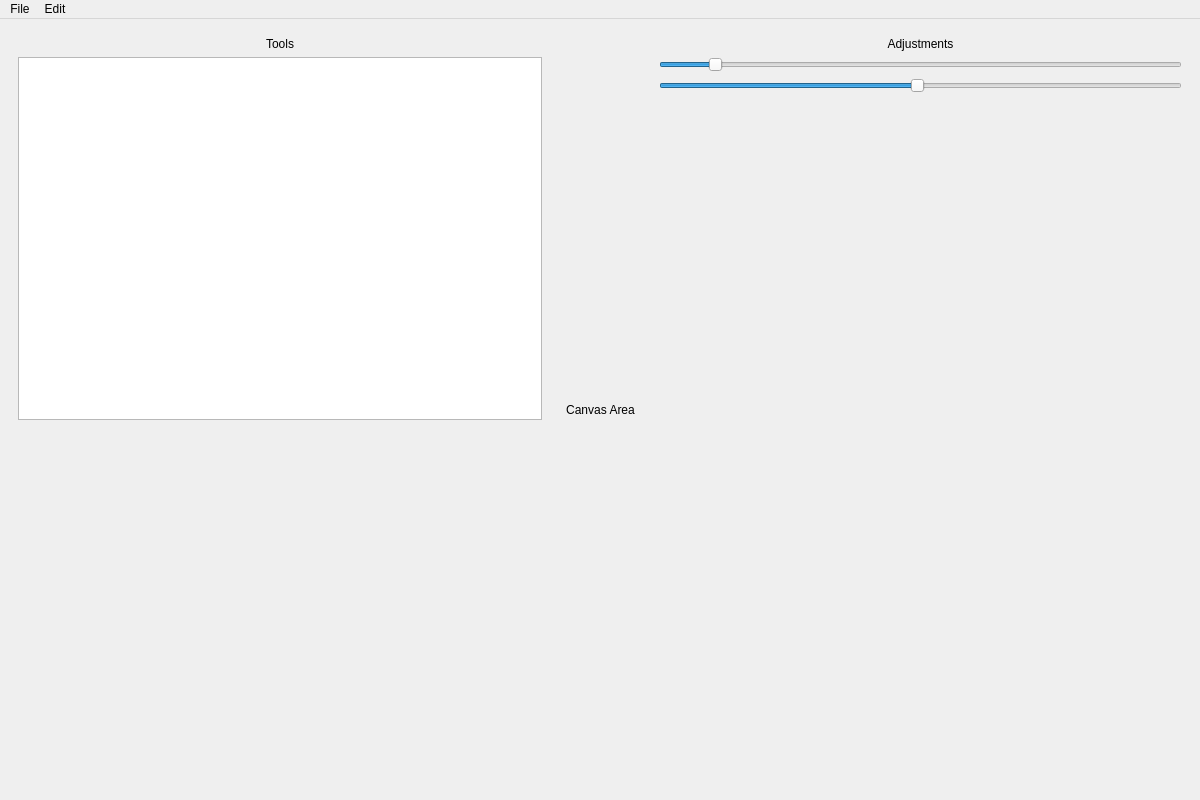
<?xml version="1.0" encoding="UTF-8"?>
<ui version="4.0">
 <class>MainWindow</class>
 <widget class="QMainWindow" name="MainWindow">
  <property name="geometry">
   <rect><x>0</x><y>0</y><width>1200</width><height>800</height></rect>
  </property>
  <property name="windowTitle">
   <string>Simple Editor</string>
  </property>
  <widget class="QWidget" name="centralwidget">
   <layout class="QHBoxLayout" name="horizontalLayout">
    <item>
     <widget class="QWidget" name="leftPanel">
      <layout class="QVBoxLayout" name="leftLayout">
       <item>
        <widget class="QLabel" name="toolsLabel">
         <property name="text"><string>Tools</string></property>
         <property name="alignment"><set>Qt::AlignHCenter</set></property>
        </widget>
       </item>
       <item>
        <widget class="QListWidget" name="toolsList">
         <property name="minimumWidth"><number>180</number></property>
        </widget>
       </item>
       <item>
        <spacer name="verticalSpacer">
         <property name="orientation"><enum>Qt::Vertical</enum></property>
         <property name="sizeHint"><size><width>20</width><height>40</height></size></property>
        </spacer>
       </item>
      </layout>
     </widget>
    </item>
    <item>
     <widget class="QWidget" name="canvasArea">
      <layout class="QVBoxLayout" name="canvasLayout">
       <item>
        <widget class="QLabel" name="canvasLabel">
         <property name="text"><string>Canvas Area</string></property>
         <property name="alignment"><set>Qt::AlignCenter</set></property>
        </widget>
       </item>
      </layout>
     </widget>
    </item>
    <item>
     <widget class="QWidget" name="rightPanel">
      <layout class="QVBoxLayout" name="rightLayout">
       <item>
        <widget class="QLabel" name="adjustLabel">
         <property name="text"><string>Adjustments</string></property>
         <property name="alignment"><set>Qt::AlignHCenter</set></property>
        </widget>
       </item>
       <item>
        <widget class="QSlider" name="sizeSlider">
         <property name="orientation"><enum>Qt::Horizontal</enum></property>
         <property name="minimum"><number>1</number></property>
         <property name="maximum"><number>200</number></property>
         <property name="value"><number>20</number></property>
        </widget>
       </item>
       <item>
        <widget class="QSlider" name="strengthSlider">
         <property name="orientation"><enum>Qt::Horizontal</enum></property>
         <property name="minimum"><number>1</number></property>
         <property name="maximum"><number>100</number></property>
         <property name="value"><number>50</number></property>
        </widget>
       </item>
       <item>
        <spacer name="verticalSpacerRight">
         <property name="orientation"><enum>Qt::Vertical</enum></property>
         <property name="sizeHint"><size><width>20</width><height>40</height></size></property>
        </spacer>
       </item>
      </layout>
     </widget>
    </item>
   </layout>
  </widget>
  <widget class="QMenuBar" name="menubar">
   <addaction name="menuFile"/>
   <addaction name="menuEdit"/>
  </widget>
  <addaction name="mainToolBar"/>
  <widget class="QMenu" name="menuFile">
   <property name="title"><string>File</string></property>
   <addaction name="actionOpen"/>
   <addaction name="actionSave"/>
   <addaction name="actionExit"/>
  </widget>
  <widget class="QMenu" name="menuEdit">
   <property name="title"><string>Edit</string></property>
   <addaction name="actionUndo"/>
   <addaction name="actionRedo"/>
  </widget>
 </widget>
 <resources/>
 <connections/>
</ui>
